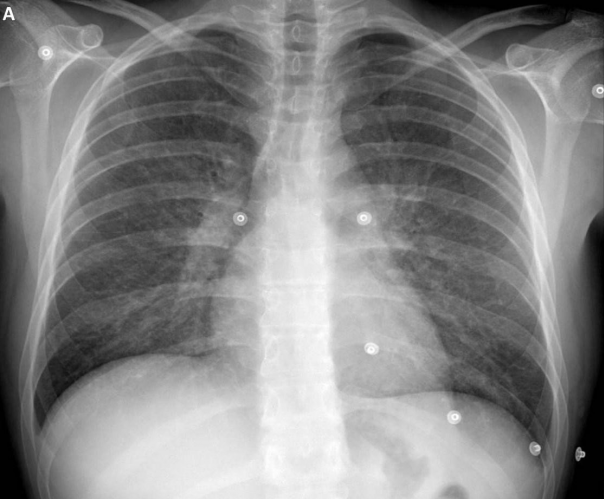
#> input picture Lab-VIII/1.png, 604 x 499 px
$ python 3.py
#> lines starting #> are read from the running program, lines starting #| are printed output that depends on the picture; after the words box and inside, x2 and y2 are one past the last pixel; in counts of white or black regions, pixels touching at a corner belong together
import cv2 as cv
import numpy as np
import matplotlib.pyplot as plt

img = cv.imread('1.png',0)
#> img is the input picture: shape (499, 604); min 0, max 254, mean 133.3
img = cv.medianBlur(img,5)
ret,th1 = cv.threshold(img,127,255,cv.THRESH_BINARY)
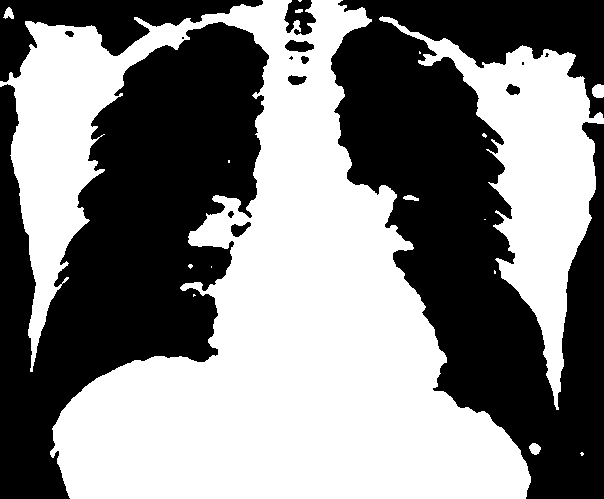
#> th1: shape (499, 604); 51.2% white; 15 black regions (4 under 20 px), largest, box (x1, y1, x2, y2) and area: (331, 0, 604, 499) 72268, (0, 22, 269, 499) 65475, (0, 0, 263, 82) 7883
th2 = cv.adaptiveThreshold(img,255,cv.ADAPTIVE_THRESH_MEAN_C,\
            cv.THRESH_BINARY,11,2)
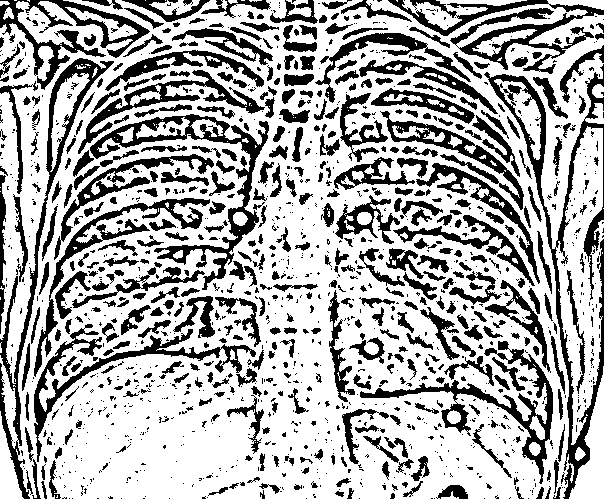
#> th2: shape (499, 604); 68.3% white; 1343 black regions (886 under 20 px), largest, box (x1, y1, x2, y2) and area: (484, 64, 604, 499) 5889, (90, 114, 269, 290) 4368, (388, 0, 604, 74) 4121
th3 = cv.adaptiveThreshold(img,255,cv.ADAPTIVE_THRESH_GAUSSIAN_C,\
            cv.THRESH_BINARY,11,2)
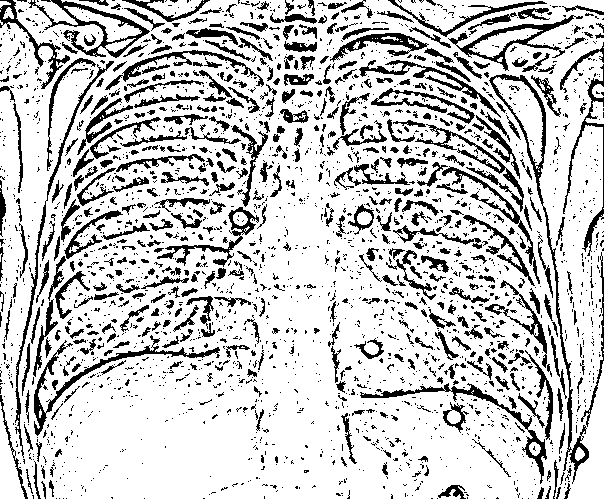
#> th3: shape (499, 604); 79.1% white; 2477 black regions (1986 under 20 px), largest, box (x1, y1, x2, y2) and area: (489, 74, 589, 484) 1981, (34, 335, 220, 436) 1480, (28, 0, 150, 58) 1389
titles = ['Original Image', 'Global Thresholding (v = 127)',
            'Adaptive Mean Thresholding', 'Adaptive Gaussian Thresholding']
images = [img, th1, th2, th3]
for i in range(4):
    plt.subplot(2,2,i+1),plt.imshow(images[i],'gray')
    plt.title(titles[i])
    plt.axis('off')
plt.show()
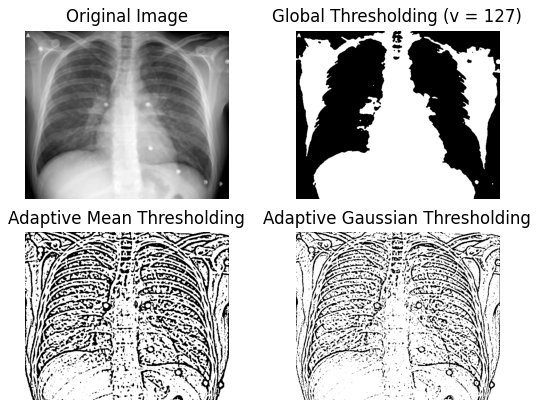
#> figure drawn by matplotlib, 4 panels

$ run again, with Lab-VIII/2.png copied over Lab-VIII/1.png
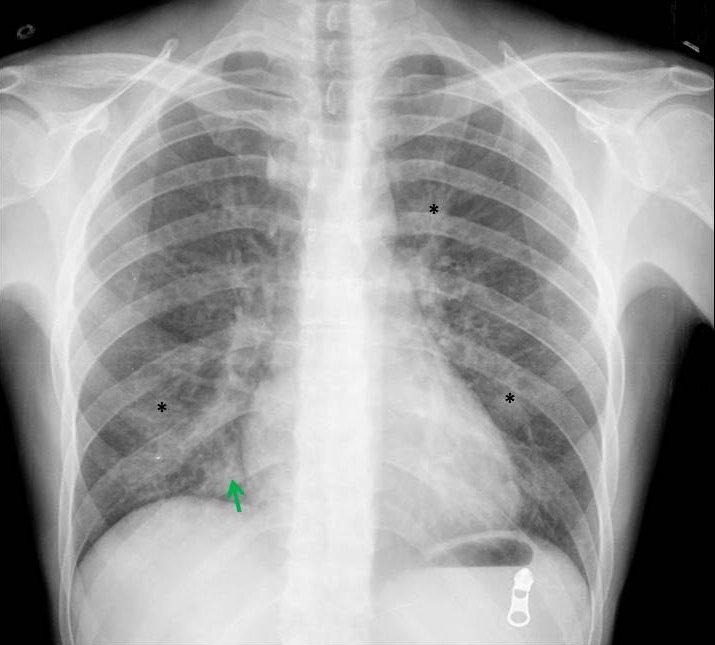
#> input picture Lab-VIII/2.png, 715 x 645 px
#> `ret,th1 = cv.threshold(img,127,255,cv.THRESH_BINARY)`:
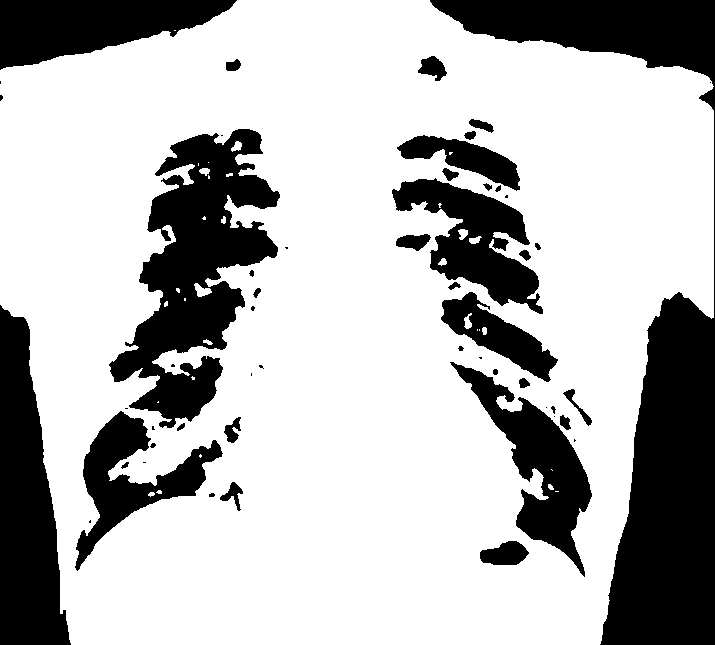
#> th1: shape (645, 715); 72.2% white; 53 black regions (18 under 20 px), largest, box (x1, y1, x2, y2) and area: (430, 0, 715, 645) 42994, (109, 129, 280, 428) 23355, (0, 305, 71, 645) 15685
#> th2: shape (645, 715); 74.1% white; 1868 black regions (1294 under 20 px), largest, box (x1, y1, x2, y2) and area: (600, 262, 715, 645) 4973, (0, 299, 63, 645) 4090, (414, 0, 715, 327) 3892
#> th3: shape (645, 715); 83.7% white; 3156 black regions (2581 under 20 px), largest, box (x1, y1, x2, y2) and area: (70, 481, 247, 640) 1642, (399, 179, 570, 264) 1557, (419, 538, 537, 631) 1457
#> `plt.show()`:
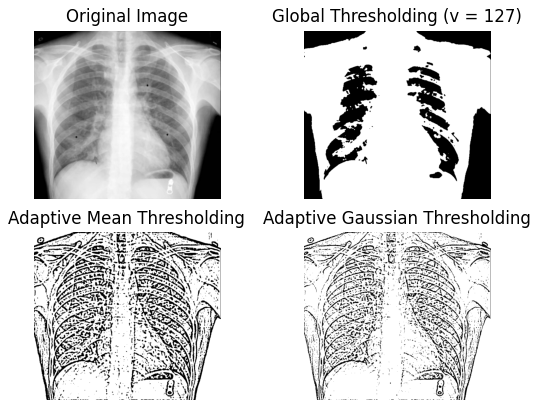
#> figure drawn by matplotlib, 4 panels

$ run again, with Lab-VIII/3.png copied over Lab-VIII/1.png
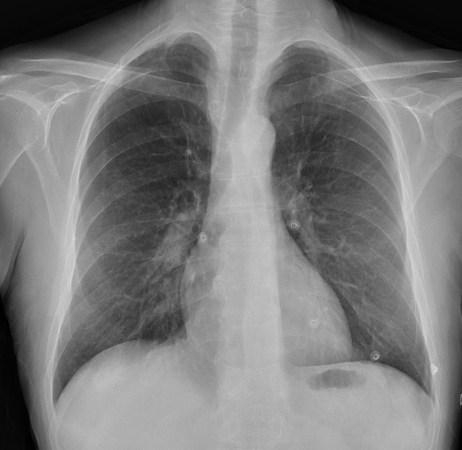
#> input picture Lab-VIII/3.png, 462 x 450 px
#> img is the input picture: shape (450, 462); min 0, max 217, mean 124.1
#> `ret,th1 = cv.threshold(img,127,255,cv.THRESH_BINARY)`:
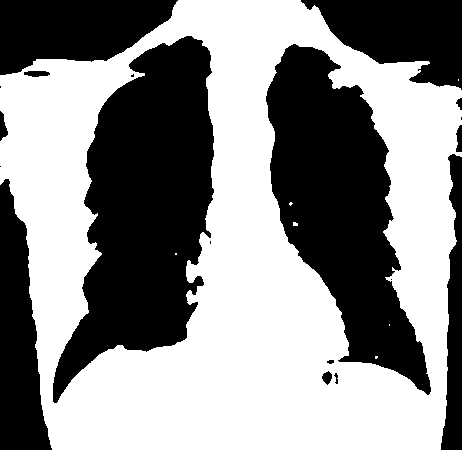
#> th1: shape (450, 462); 54.8% white; 19 black regions (6 under 20 px), largest, box (x1, y1, x2, y2) and area: (53, 36, 214, 403) 33786, (266, 44, 431, 395) 28683, (0, 0, 178, 75) 9394
#> th2: shape (450, 462); 73% white; 994 black regions (683 under 20 px), largest, box (x1, y1, x2, y2) and area: (78, 71, 212, 340) 5013, (268, 105, 435, 402) 4508, (323, 0, 462, 67) 2157
#> th3: shape (450, 462); 83.1% white; 1731 black regions (1454 under 20 px), largest, box (x1, y1, x2, y2) and area: (78, 71, 212, 294) 2504, (280, 199, 435, 402) 2169, (53, 316, 168, 414) 1125
#> `plt.show()`:
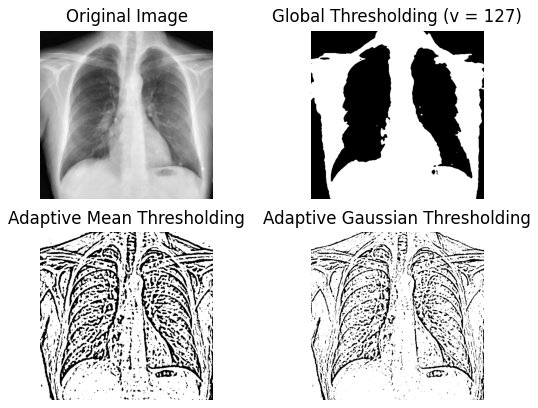
#> figure drawn by matplotlib, 4 panels

$ run again, with Lab-VIII/4.png copied over Lab-VIII/1.png
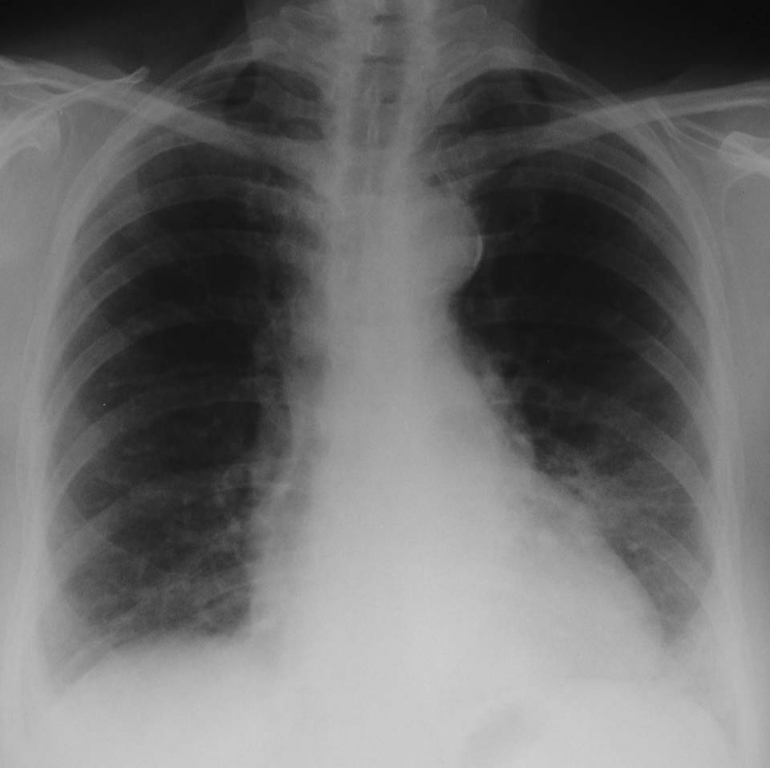
#> input picture Lab-VIII/4.png, 770 x 768 px
#> img is the input picture: shape (768, 770); min 10, max 207, mean 108.3
#> `ret,th1 = cv.threshold(img,127,255,cv.THRESH_BINARY)`:
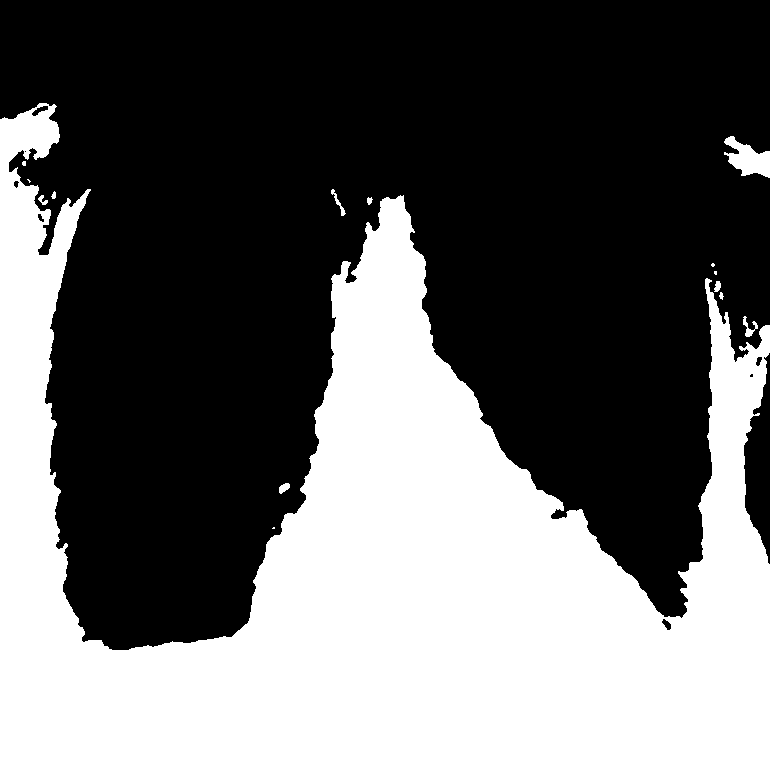
#> th1: shape (768, 770); 39.6% white; 15 white regions (5 under 20 px), largest, box (x1, y1, x2, y2) and area: (0, 103, 770, 768) 232592, (724, 136, 770, 178) 1069, (743, 316, 758, 337) 121
#> th2: shape (768, 770); 88% white; 3178 black regions (2532 under 20 px), largest, box (x1, y1, x2, y2) and area: (0, 0, 248, 94) 1829, (669, 105, 770, 149) 1284, (436, 68, 575, 117) 1163
#> th3: shape (768, 770); 95.5% white; black in thin lines or dots
#> `plt.show()`:
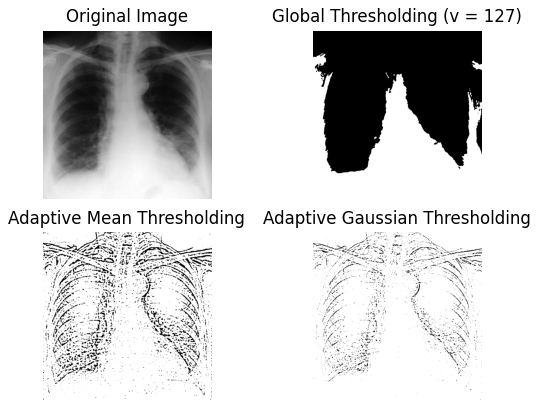
#> figure drawn by matplotlib, 4 panels
